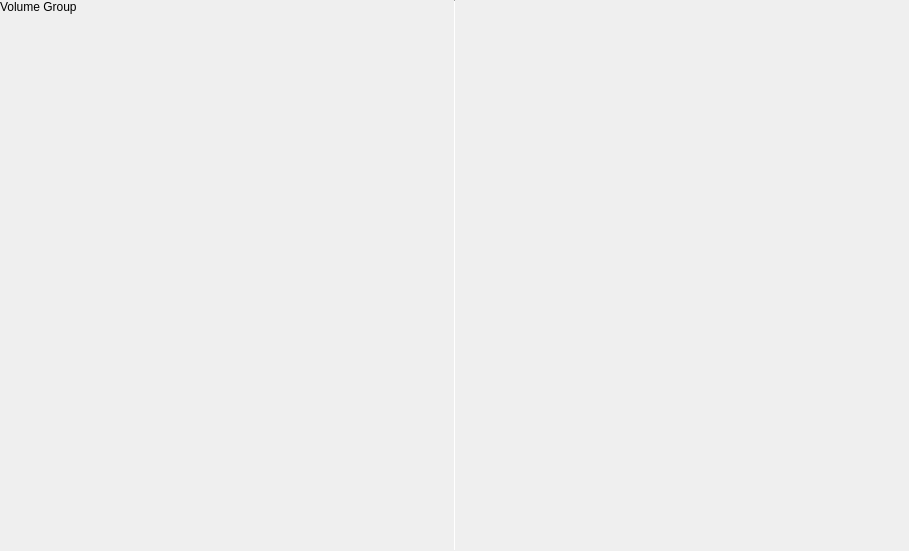
<?xml version="1.0" encoding="UTF-8"?>
<ui version="4.0">
 <class>VolumeGroupPage</class>
 <widget class="QWidget" name="VolumeGroupPage">
  <property name="geometry">
   <rect>
    <x>0</x>
    <y>0</y>
    <width>909</width>
    <height>551</height>
   </rect>
  </property>
  <property name="windowTitle">
   <string>Form</string>
  </property>
  <layout class="QHBoxLayout" name="horizontalLayout">
   <property name="spacing">
    <number>0</number>
   </property>
   <property name="leftMargin">
    <number>0</number>
   </property>
   <property name="topMargin">
    <number>0</number>
   </property>
   <property name="rightMargin">
    <number>0</number>
   </property>
   <property name="bottomMargin">
    <number>0</number>
   </property>
   <item>
    <widget class="QWidget" name="leftWidget" native="true">
     <layout class="QVBoxLayout" name="verticalLayout">
      <property name="spacing">
       <number>0</number>
      </property>
      <property name="leftMargin">
       <number>0</number>
      </property>
      <property name="topMargin">
       <number>0</number>
      </property>
      <property name="rightMargin">
       <number>0</number>
      </property>
      <property name="bottomMargin">
       <number>0</number>
      </property>
      <item>
       <widget class="tTitleLabel" name="titleLabel">
        <property name="text">
         <string notr="true">Volume Group</string>
        </property>
       </widget>
      </item>
      <item>
       <widget class="QScrollArea" name="scrollArea">
        <property name="frameShape">
         <enum>QFrame::NoFrame</enum>
        </property>
        <property name="widgetResizable">
         <bool>true</bool>
        </property>
        <widget class="QWidget" name="scrollAreaWidgetContents">
         <property name="geometry">
          <rect>
           <x>0</x>
           <y>0</y>
           <width>454</width>
           <height>535</height>
          </rect>
         </property>
        </widget>
       </widget>
      </item>
     </layout>
    </widget>
   </item>
   <item>
    <widget class="Line" name="line">
     <property name="maximumSize">
      <size>
       <width>1</width>
       <height>16777215</height>
      </size>
     </property>
     <property name="orientation">
      <enum>Qt::Vertical</enum>
     </property>
    </widget>
   </item>
   <item>
    <layout class="QVBoxLayout" name="verticalLayout_2">
     <item>
      <widget class="QStackedWidget" name="stackedWidget">
       <widget class="QWidget" name="page"/>
       <widget class="QWidget" name="page_2"/>
      </widget>
     </item>
    </layout>
   </item>
  </layout>
 </widget>
 <customwidgets>
  <customwidget>
   <class>tTitleLabel</class>
   <extends>QLabel</extends>
   <header location="global">ttitlelabel.h</header>
   <slots>
    <signal>backButtonClicked()</signal>
   </slots>
  </customwidget>
 </customwidgets>
 <resources/>
 <connections/>
</ui>
